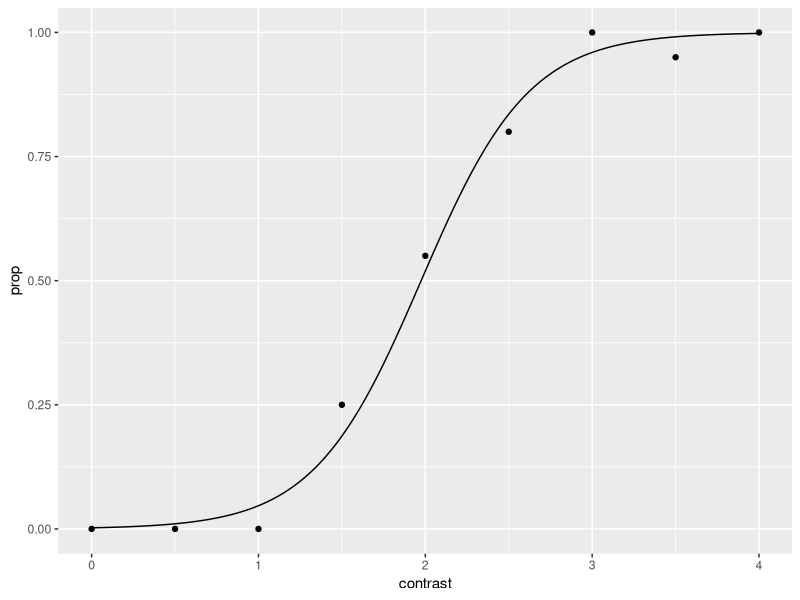
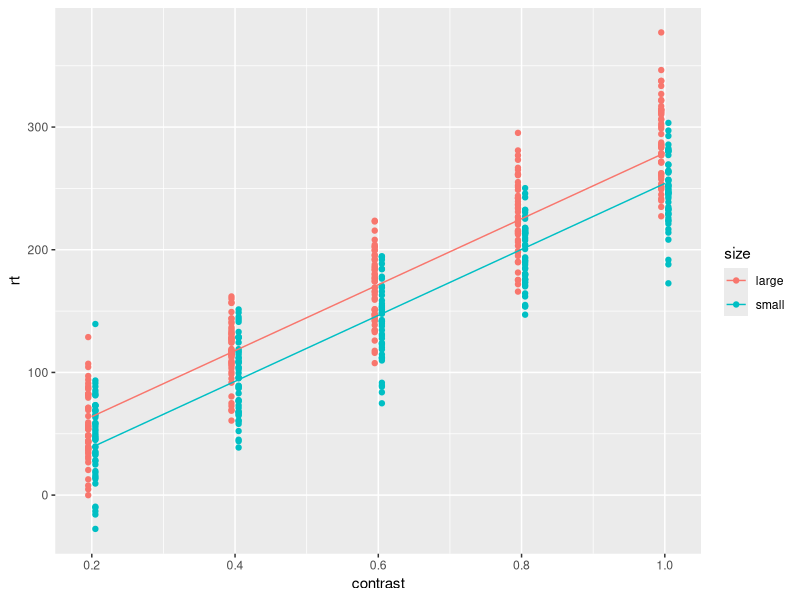
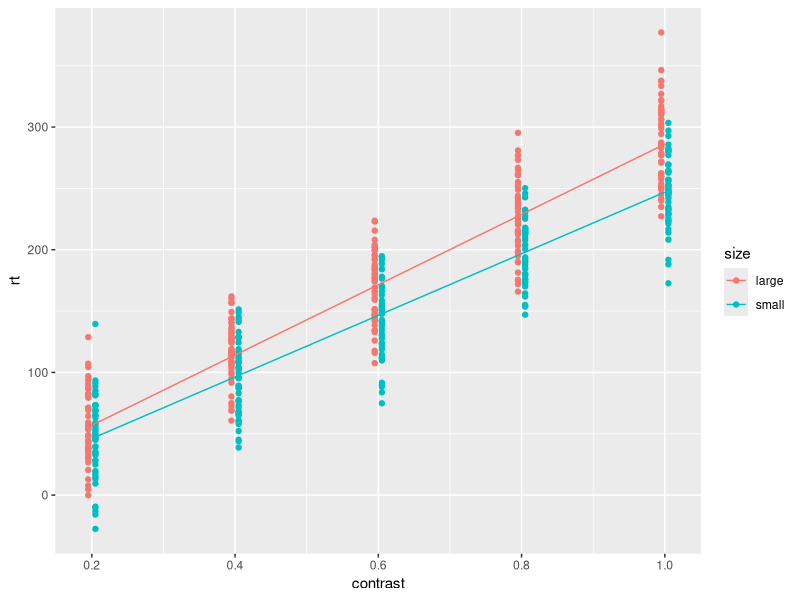
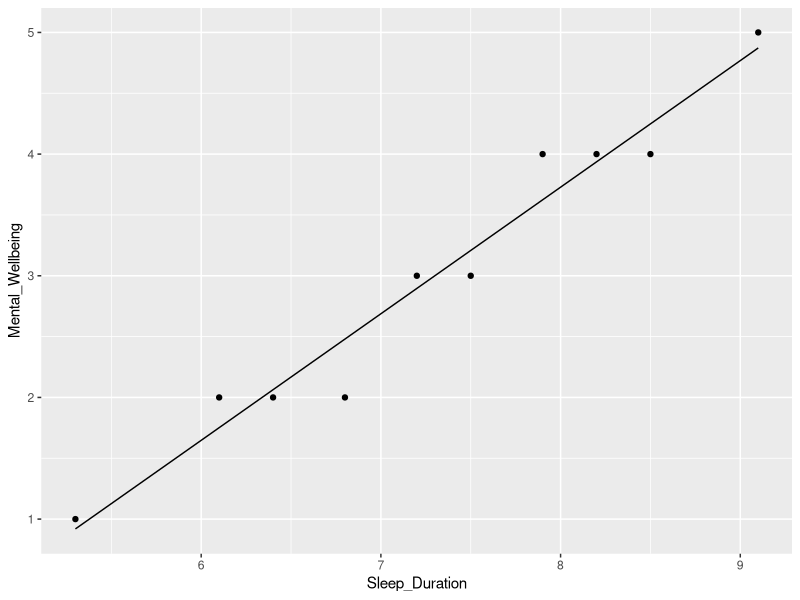
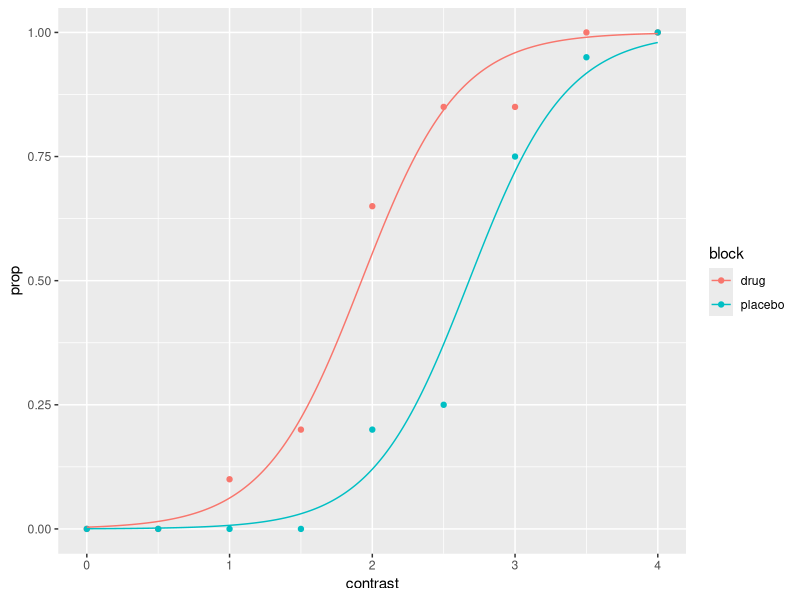

Write the R code that produced these figures, in order.
## ---- chunk 1
library(tidyverse)
library(broom)

dat_contrast <- read_csv("data/dat_contrast.csv")
## ---- chunk 2
dat_contrast <- dat_contrast |> 
  mutate(response = if_else(response == "yes", 1, 0))
## ---- chunk 3
proportion_contrast <- dat_contrast |> 
  group_by(contrast) |> 
  summarise(prop = mean(response))
## ---- chunk 4
model_contrast <- glm(response ~ contrast, family = binomial(logit), 
                      data = dat_contrast)


## ---- chunk 5
tidy(model_contrast) |> 
  filter(term == "contrast") |> 
  pull(estimate)
## ---- chunk 6
prediction_contrast <- augment(model_contrast, 
                               newdata = tibble(contrast = seq(0, 4, .01)),
                               type.predict = "response")
## ---- chunk 7
proportion_contrast |> 
  ggplot(aes(x = contrast, y = prop)) +
  geom_point() +
  geom_line(data = prediction_contrast, 
            aes(x = contrast, y = .fitted))
## ---- chunk 8
dat_rt <- read_csv("data/dat_rt.csv")
## ---- chunk 9
model_rt_same_slope <- lm(rt ~ contrast + size, data = dat_rt)

reg_line_rt_same_slope <- augment(model_rt_same_slope)

dat_rt |> 
  ggplot(aes(contrast, rt, color = size)) +
  geom_point(position = position_dodge(width = 0.02)) +  #add a small jitter for visualization
  geom_line(data = reg_line_rt_same_slope, 
            aes(x = contrast, y = .fitted))
## ---- chunk 10
model_rt_dif_slope <- lm(rt ~ contrast  * size, data = dat_rt)

reg_line_rt_dif_slope <- augment(model_rt_dif_slope)

dat_rt |> 
  ggplot(aes(contrast, rt, color = size)) +
  geom_point(position = position_dodge(width = 0.02)) +  #add a small jitter for visualization
  geom_line(data = reg_line_rt_dif_slope, 
            aes(x = contrast, y = .fitted))
## ---- chunk 11
summary(model_rt_dif_slope)
## ---- chunk 12
sleep_data <- tibble(Subject = 1:10,
                     Sleep_Duration = c(7.2, 8.5, 6.8, 7.5, 9.1, 5.3, 6.4, 7.9, 8.2, 6.1),
                     Mental_Wellbeing = c(3, 4, 2, 3, 5, 1, 2, 4, 4, 2))
## ---- chunk 13
model_sleep <- lm(Mental_Wellbeing ~ Sleep_Duration, 
                  data = sleep_data)

tidy(model_sleep)
## ---- chunk 14
ggplot()+
  geom_point(data = sleep_data, aes(x = Sleep_Duration, y = Mental_Wellbeing)) +
  geom_line(data = augment(model_sleep), 
            aes(x = Sleep_Duration, y = .fitted))
## ---- chunk 15

dat_contrast_drug_placebo <- read_csv("data/dat_contrast_drug_placebo.csv", 
                                      show_col_types = FALSE)

dat_contrast_drug_placebo <- dat_contrast_drug_placebo |> 
  mutate(response = if_else(response == "yes", 1, 0))

proportions_contrast_drug_placebo <- dat_contrast_drug_placebo |> 
  group_by(block, contrast) |> 
  summarise(prop = mean(response), 
            .groups = "keep")


model_contrast_drug_placebo <- glm(response ~ contrast + block, 
                                   family = binomial(logit), 
                                   data = dat_contrast_drug_placebo)

pred_contrast_drug_placebo <- augment(model_contrast_drug_placebo,
                                      newdata = crossing(block = c("drug","placebo"), 
                                                         contrast = seq(0, 4, .01)), 
                                      type.predict = "response")

proportions_contrast_drug_placebo |> 
  ggplot(aes(x = contrast, y = prop, color = block)) +
  geom_point() +
  geom_line(data = pred_contrast_drug_placebo, 
            aes(x = contrast, y = .fitted, color = block))

